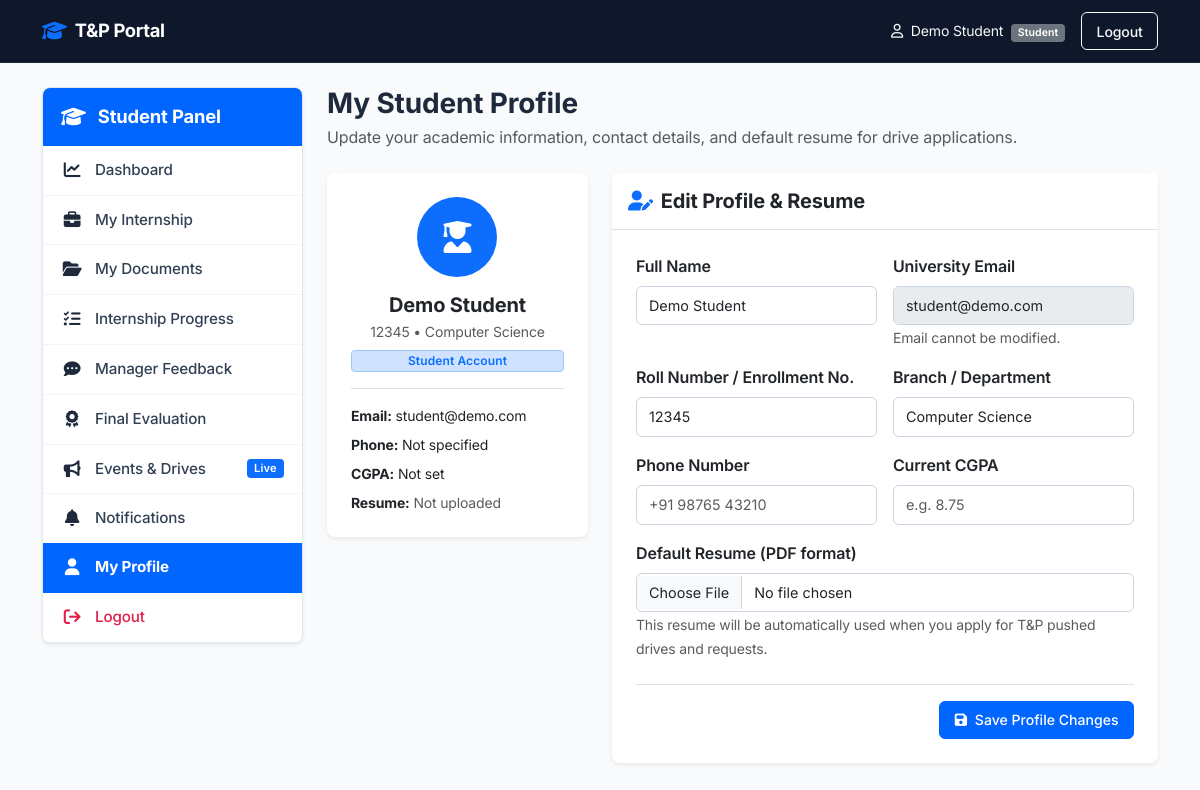
The app's page /student/profile (signed in) with its own data.
### tables this page shows
CREATE TABLE users (
            id INTEGER PRIMARY KEY AUTOINCREMENT,
            full_name TEXT NOT NULL,
            email TEXT UNIQUE NOT NULL,
            password_hash TEXT NOT NULL,
            role TEXT NOT NULL CHECK(role IN ('student', 'admin', 'manager')),
            roll_number TEXT,
            branch TEXT,
            created_at TIMESTAMP DEFAULT CURRENT_TIMESTAMP
        , phone TEXT, cgpa TEXT, resume_filename TEXT);

### app.py (the view, shortened to what this page needs)
@app.route('/student/profile', methods=['GET', 'POST'])
@login_required
def student_profile():
    if session.get('role') != 'student':
        return redirect(url_for('admin_dashboard'))
    conn = get_db_connection()
    user = conn.execute('SELECT * FROM users WHERE id = ?', (session['user_id'],)).fetchone()
    conn.close()
    return render_template('student_profile.html', user=user)

### app.py (called while the page is built)
def login_required(f):
    @wraps(f)
    def wrapper(*args, **kwargs):
        if 'user_id' not in session:
            flash('Please log in first.', 'warning')
            return redirect(url_for('login'))
        return f(*args, **kwargs)
    return wrapper

### database.py (called while the page is built)
def get_db_connection():
    conn = sqlite3.connect(DB_PATH)
    conn.row_factory = sqlite3.Row
    conn.execute("PRAGMA foreign_keys = ON")
    return conn

### templates/student_profile.html (shortened to what this page needs)
{% extends "student_base.html" %}
{% block student_content %}
<div class="mb-4">
    <h3 class="fw-bold mb-1">My Student Profile</h3>
    <p class="text-muted mb-0">Update your academic information, contact details, and default resume for drive applications.</p>
</div>
<div class="row g-4">
    <div class="col-md-4">
        <div class="card shadow-sm border-0 text-center p-4">
            <div class="rounded-circle bg-primary text-white mx-auto d-flex align-items-center justify-content-center mb-3" style="width: 80px; height: 80px; font-size: 2rem;">
                <i class="fa-solid fa-user-graduate"></i>
            </div>
            <h5 class="fw-bold mb-1">{{ user.full_name }}</h5>
            <p class="text-muted small mb-2">{{ user.roll_number or 'Roll No Not Set' }} &bull; {{ user.branch or 'General' }}</p>
            <span class="badge bg-primary-subtle text-primary border border-primary-subtle mb-3">Student Account</span>
            <div class="border-top pt-3 text-start small">
                <div class="mb-2"><strong>Email:</strong> {{ user.email }}</div>
                <div class="mb-2"><strong>Phone:</strong> {{ user.phone or 'Not specified' }}</div>
                <div class="mb-2"><strong>CGPA:</strong> {{ user.cgpa or 'Not set' }}</div>
                <div class="mb-0">
                    <strong>Resume:</strong>
                    {% if user.resume_filename %}
                        <a href="{{ url_for('uploaded_resume', filename=user.resume_filename) }}" target="_blank" class="badge bg-success text-decoration-none">
                            <i class="fa-solid fa-file-pdf me-1"></i> Attached
                        </a>
                    {% else %}
                        <span class="text-muted">Not uploaded</span>
                    {% endif %}
                </div>
            </div>
        </div>
    </div>
    <div class="col-md-8">
        <div class="card shadow-sm border-0">
            <div class="card-header bg-white py-3 border-bottom">
                <h5 class="fw-bold mb-0"><i class="fa-solid fa-user-pen text-primary me-2"></i>Edit Profile & Resume</h5>
            </div>
            <div class="card-body p-4">
                <form method="POST" action="{{ url_for('student_profile') }}" enctype="multipart/form-data">
                    <div class="row g-3">
                        <div class="col-md-6">
                            <label class="form-label fw-semibold">Full Name</label>
                            <input type="text" name="full_name" class="form-control" value="{{ user.full_name }}" required>
                        </div>
                        <div class="col-md-6">
                            <label class="form-label fw-semibold">University Email</label>
                            <input type="email" class="form-control" value="{{ user.email }}" disabled>
                            <small class="text-muted">Email cannot be modified.</small>
                        </div>
                        <div class="col-md-6">
                            <label class="form-label fw-semibold">Roll Number / Enrollment No.</label>
                            <input type="text" name="roll_number" class="form-control" value="{{ user.roll_number or '' }}" placeholder="e.g. 21BCE1001">
                        </div>
                        <div class="col-md-6">
                            <label class="form-label fw-semibold">Branch / Department</label>
                            <input type="text" name="branch" class="form-control" value="{{ user.branch or '' }}" placeholder="e.g. Computer Science & Engineering">
                        </div>
                        <div class="col-md-6">
                            <label class="form-label fw-semibold">Phone Number</label>
                            <input type="tel" name="phone" class="form-control" value="{{ user.phone or '' }}" placeholder="+91 98765 43210">
                        </div>
                        <div class="col-md-6">
                            <label class="form-label fw-semibold">Current CGPA</label>
                            <input type="text" name="cgpa" class="form-control" value="{{ user.cgpa or '' }}" placeholder="e.g. 8.75">
                        </div>
                        <div class="col-12">
                            <label class="form-label fw-semibold">Default Resume (PDF format)</label>
                            <input type="file" name="resume_file" class="form-control" accept=".pdf">
                            <small class="text-muted">This resume will be automatically used when you apply for T&P pushed drives and requests.</small>
                        </div>
                    </div>
                    <div class="mt-4 pt-3 border-top text-end">
                        <button type="submit" class="btn btn-primary">
                            <i class="fa-solid fa-floppy-disk me-1"></i> Save Profile Changes
                        </button>
                    </div>
                </form>
            </div>
        </div>
    </div>
</div>
{% endblock %}

### templates/base.html (shortened to what this page needs)
<!DOCTYPE html>
<html lang="en">
<head>
    <link href="https://cdnjs.cloudflare.com/ajax/libs/bootstrap/5.3.3/css/bootstrap.min.css" rel="stylesheet">
    <link href="https://cdnjs.cloudflare.com/ajax/libs/font-awesome/6.5.2/css/all.min.css" rel="stylesheet">
    <link href="{{ url_for('static', filename='css/style.css') }}" rel="stylesheet">
</head>
<body>
    <nav class="navbar navbar-expand-lg navbar-dark">
        <div class="container">
            <a class="navbar-brand d-flex align-items-center" href="{{ url_for('index') }}">
                <i class="fa-solid fa-graduation-cap text-primary me-2 fs-5"></i>
                <span>T&P Portal</span>
            </a>
            <div class="d-flex align-items-center">
                {% if session.user_id %}
                    <span class="navbar-text text-light small me-3">
                        <i class="fa-regular fa-user me-1"></i> {{ session.full_name }}
                        <span class="badge {% if session.role == 'admin' %}bg-primary{% else %}bg-secondary{% endif %} ms-1">{{ session.role|capitalize }}</span>
                    </span>
                    <a href="{{ url_for('logout') }}" class="btn btn-outline-light btn-sm">Logout</a>
                {% else %}
                    <a href="{{ url_for('login') }}" class="btn btn-outline-light btn-sm me-2">Login</a>
                    <a href="{{ url_for('register') }}" class="btn btn-primary btn-sm">Register</a>
                {% endif %}
            </div>
        </div>
    </nav>
    <div class="container my-4">
        {% block content %}{% endblock %}
    </div>
</body>
</html>

### static/css/style.css (style rules this page uses)
:root { --primary-color: #0066ff; --primary-hover: #0052cc; --text-main: #1e293b; --text-muted: #64748b; --border-color: #e2e8f0; --bg-page: #f8fafc; --card-bg: #ffffff; }
body { background-color: var(--bg-page); font-family: 'Inter', -apple-system, BlinkMacSystemFont, "Segoe UI", Roboto, sans-serif; color: var(--text-main); letter-spacing: -0.01em; }
.navbar { background: #0f172a; border-bottom: 1px solid #1e293b; padding-top: 0.75rem; padding-bottom: 0.75rem; }
.navbar-brand { font-weight: 700; font-size: 1.15rem; letter-spacing: -0.02em; }
.card { background: var(--card-bg); border: 1px solid var(--border-color); border-radius: 8px; box-shadow: 0 1px 3px rgba(0, 0, 0, 0.03); transition: transform 0.15s ease, box-shadow 0.15s ease; }
.btn { border-radius: 6px; font-weight: 500; font-size: 0.88rem; padding: 0.45rem 0.9rem; transition: all 0.15s ease; }
.btn-primary { background-color: var(--primary-color); border-color: var(--primary-color); }
.form-control, .form-select { border-radius: 6px; border-color: #cbd5e1; font-size: 0.9rem; padding: 0.5rem 0.75rem; }
.badge { border-radius: 4px; font-weight: 600; letter-spacing: 0.01em; }

### records on screen
users: full_name "Demo Student", role "Student", roll_number "12345", branch "Computer Science", email "student@demo.com"

### other values on screen
{{ user.phone or 'Not specified' }} "Not specified"
{{ user.cgpa or 'Not set' }} "Not set"
